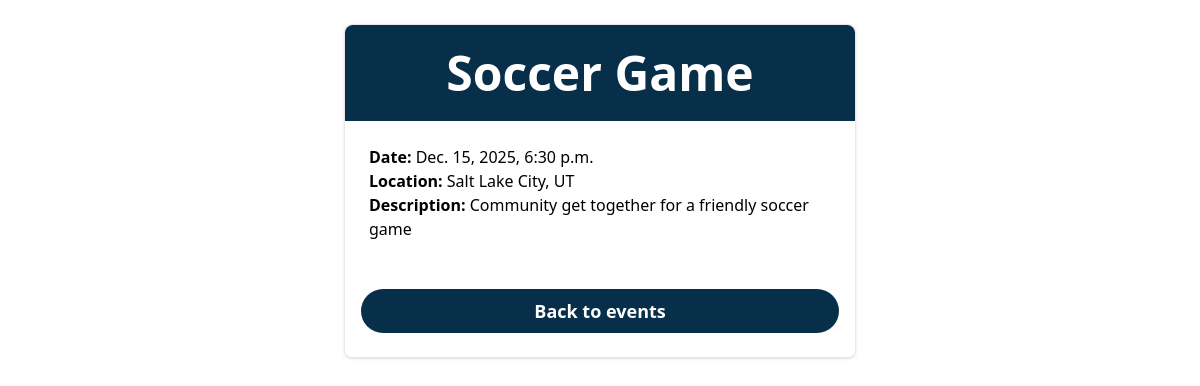
The app's page /events/2/ with its own data.
### events/models.py (models this page shows, shortened)
class Event(models.Model):
    title = models.CharField(max_length=200)
    description = models.TextField()
    location = models.CharField(max_length=255)
    date_time = models.DateTimeField()

### events/views.py (the view)
# urls.py: path("<int:pk>/", views.event_detail, name="event_detail"),
def event_detail(request, pk):
    event = get_object_or_404(Event, pk=pk)
    return render(request, "events/event_detail.html", {"event": event})

### events/templates/events/event_detail.html
{% load static %}
<script src="https://cdn.tailwindcss.com"></script>
<div class="block m-6 mx-auto border rounded-lg shadow hover:shadow-lg hover:bg-gray-50 transition cursor-pointer max-w-lg mx-4">
    <h1 class="bg-sky-950 text-white p-6 rounded-t-lg w-full text-5xl font-bold text-center py-6">{{ event.title }}</h1>
    <div class="p-6">
        <p><strong>Date:</strong> {{ event.date_time }} </p>
        <p><strong>Location:</strong> {{ event.location }} </p>
        <p><strong>Description:</strong> {{ event.description }} </p>
    </div>
    <a href="{% url 'event_list' %}" class="m-6 text-center block mx-4 bg-sky-950 text-white text-lg font-semibold p-2 rounded-3xl hover:bg-sky-200 hover:text-black">Back to events</a>
</div>

### records on screen
Event: title "Soccer Game", date_time "Dec. 15, 2025, 6:30 p.m.", location "Salt Lake City, UT", description "Community get together for a friendly soccer game"
